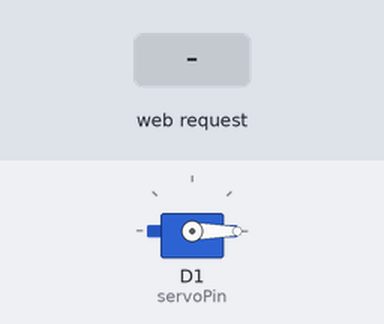
Recording of a sketch running on a simulated ESP8266 (NodeMCU). Parts: servo. Inputs (shaded band) come from the test bench. WiFi joins after 1.5 s; servers stay silent unless stated; network time is answered at once with the bench clock; uploads are accepted with an empty reply; the local clock reads 2024-03-15 10:24:30 at power-on unless the sketch sets it; what the sketch prints to the serial monitor is not drawn.

Above: at 2.7 s.
2.8 s: HTTP request GET /servo/feed received
At 2.92 s:
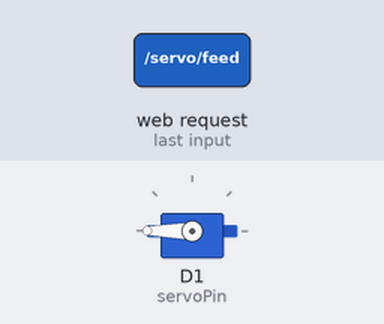
4.5 s: HTTP request GET /servo/reset received
6.0 s: HTTP request GET /setSchedule received
Timing chart, 0 to 9.0 s (numbered marks = the images above; inputs shaded):
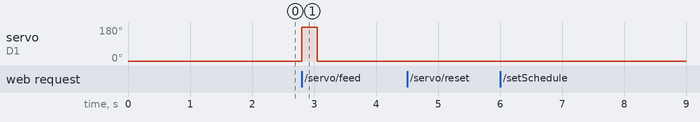

The sketch:

ESP.ino
```cpp
#include <ESP8266WiFi.h>
#include <ESP8266WebServer.h>
#include <WiFiUdp.h>
#include <NTPClient.h>
#include <ESP8266HTTPClient.h>
#include <WiFiClientSecure.h>
#include <time.h>
#include <Servo.h>


const char* ssid = "Yan";
const char* password = "CDV0208@";


ESP8266WebServer server(80);


const int servoPin = D1;
Servo feederServo;


const int irPin = D2;


WiFiUDP ntpUDP;
NTPClient timeClient(ntpUDP, "pool.ntp.org", 8 * 3600, 60000);


int dayHour = 9, dayMinute = 0;
int nightHour = 18, nightMinute = 0;


bool triggered = false;
unsigned long triggerTime = 0;
int lastMinute = -1;

// Firebase database URL
const char* firebaseHost = "https://petfeeder-8cf87-default-rtdb.asia-southeast1.firebasedatabase.app/logs.json";


const char* monthNames[] = {
  "Jan","Feb","Mar","Apr","May","Jun",
  "Jul","Aug","Sep","Oct","Nov","Dec"
};


String getTimestamp() {
  timeClient.update();
  unsigned long epochTime = timeClient.getEpochTime();
  time_t rawTime = (time_t)epochTime;
  struct tm *ptm = localtime(&rawTime);

  int year   = ptm->tm_year + 1900;
  int month  = ptm->tm_mon;
  int day    = ptm->tm_mday;
  int hour   = ptm->tm_hour;
  int minute = ptm->tm_min;

  char buf[40];

  sprintf(buf, "%s-%02d-%04d %02d:%02d",
          monthNames[month], day, year, hour, minute);
  return String(buf);
}


void sendLog(const String& event) {
  if (WiFi.status() == WL_CONNECTED) {
    WiFiClientSecure client;
    client.setInsecure();
    HTTPClient http;
    http.begin(client, firebaseHost);
    http.addHeader("Content-Type", "application/json");

    String timestamp = getTimestamp();
    String json = "{\"timestamp\":\"" + timestamp + "\",\"event\":\"" + event + "\"}";
    int httpResponseCode = http.POST(json);

    if (httpResponseCode > 0) {
      Serial.printf("Log sent: %s\n", json.c_str());
      Serial.printf("Response code: %d\n", httpResponseCode);
      String payload = http.getString();
      Serial.println("Firebase response: " + payload);
    } else {
      Serial.printf("Error sending log: %d\n", httpResponseCode);
    }
    http.end();
  } else {
    Serial.println("WiFi not connected, cannot send log");
  }
}

void setup() {
  Serial.begin(115200);

  pinMode(irPin, INPUT);

  // Connect to Wi-Fi
  WiFi.begin(ssid, password);
  Serial.print("Connecting to WiFi");
  while (WiFi.status() != WL_CONNECTED) {
    delay(500);
    Serial.print(".");
  }
  Serial.println("\nWiFi connected!");
  Serial.print("ESP8266 IP Address: ");
  Serial.println(WiFi.localIP());


  timeClient.begin();


  feederServo.attach(servoPin);
  feederServo.write(0);


  server.on("/servo/feed", []() {
    feederServo.write(180);
    server.sendHeader("Access-Control-Allow-Origin", "*");
    server.send(200, "text/plain", "Food Served (Manual)");
    Serial.println("Food Served (Manual)");

    sendLog("Food Served (Manual)");

    triggerTime = millis();
    triggered = true;
  });


  server.on("/servo/reset", []() {
    feederServo.write(0);   // return to 0°
    server.sendHeader("Access-Control-Allow-Origin", "*");
    server.send(200, "text/plain", "Servo reset to 0°");
    Serial.println("Servo reset manually");
    triggered = false;
  });


  server.on("/setSchedule", []() {
    if (server.hasArg("dayHour")) dayHour = server.arg("dayHour").toInt();
    if (server.hasArg("dayMinute")) dayMinute = server.arg("dayMinute").toInt();
    if (server.hasArg("nightHour")) nightHour = server.arg("nightHour").toInt();
    if (server.hasArg("nightMinute")) nightMinute = server.arg("nightMinute").toInt();

    server.sendHeader("Access-Control-Allow-Origin", "*");
    server.send(200, "text/plain", "Schedule updated!");
    Serial.printf("Day schedule: %02d:%02d\n", dayHour, dayMinute);
    Serial.printf("Night schedule: %02d:%02d\n", nightHour, nightMinute);
  });


  server.on("/getSchedule", []() {
    String json = "{";
    json += "\"dayHour\":" + String(dayHour) + ",";
    json += "\"dayMinute\":" + String(dayMinute) + ",";
    json += "\"nightHour\":" + String(nightHour) + ",";
    json += "\"nightMinute\":" + String(nightMinute);
    json += "}";

    server.sendHeader("Access-Control-Allow-Origin", "*");
    server.send(200, "application/json", json);
    Serial.println("Schedule requested via /getSchedule");
  });


  server.on("/irStatus", []() {
    int irValue = digitalRead(irPin);
    String status = (irValue == HIGH) ? "detected" : "none";
    String json = "{\"status\":\"" + status + "\"}";

    server.sendHeader("Access-Control-Allow-Origin", "*");
    server.send(200, "application/json", json);
    Serial.printf("IR sensor status: %s\n", status.c_str());
  });


  server.on("/", []() {
    server.sendHeader("Access-Control-Allow-Origin", "*");
    server.send(200, "text/plain", "ESP8266 is running!");
  });


  server.begin();
  Serial.println("HTTP server started");
}

void loop() {
  server.handleClient();
  timeClient.update();

  int currentHour = timeClient.getHours();
  int currentMinute = timeClient.getMinutes();


  bool isScheduledTime =
    (currentHour == dayHour && currentMinute == dayMinute) ||
    (currentHour == nightHour && currentMinute == nightMinute);

  if (isScheduledTime && !triggered && currentMinute != lastMinute) {
    feederServo.write(180);
    triggerTime = millis();
    triggered = true;
    lastMinute = currentMinute;
    Serial.println("Food Served (Scheduled)");
    sendLog("Food Served (Scheduled)");
  }


  if (triggered && millis() - triggerTime >= 50) {
    feederServo.write(0);
    Serial.println("Servo returned to 0° after 3 sec");
    triggered = false;
  }
}
```

Measured:
- after the input at 2.8 s, servo on D1 (servoPin): 0° → 180° at once, → 0° 0.26 s later
- after the input at 4.5 s, every drawn part: stays the same
- after the input at 6.0 s, every drawn part: stays the same
